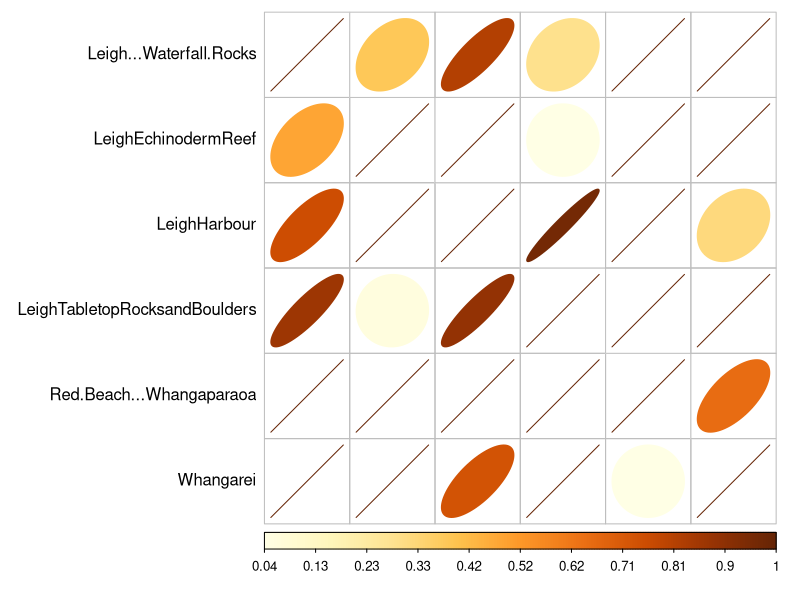
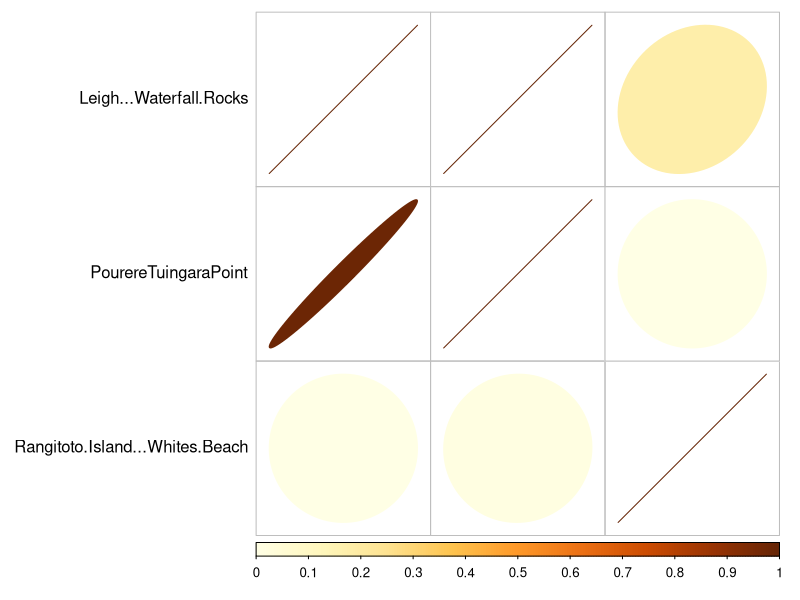

Write the R code that produced these figures, in order.
###############################################################################
###############################################################################
###############################################################################
rm(list = ls())
options(stringsAsFactors = FALSE)

library(sfsmisc)
library(corrplot)
############################

# All available 1968-69 and 2004 data
h_all_69 <-
  as.matrix(read.csv("../data/derived/NZ-1969_2004-tab_Htime_all_69.csv",
                     row.names = 1))
n_all_69 <-
  as.matrix(read.csv("../data/derived/NZ-1969_2004-tab_Fobs_all_69.csv",
                     row.names = 1))
N_all_69 <-
  as.matrix(read.csv("../data/derived/NZ-1969_2004-tab_Abund_all_69.csv",
                     row.names = 1))
h_all_04 <-
  as.matrix(read.csv("../data/derived/NZ-1969_2004-tab_Htime_all_04.csv",
                     row.names = 1))
n_all_04 <-
  as.matrix(read.csv("../data/derived/NZ-1969_2004-tab_Fobs_all_04.csv",
                     row.names = 1))
N_all_04 <-
  as.matrix(read.csv("../data/derived/NZ-1969_2004-tab_Abund_all_04.csv",
                     row.names = 1))

############################
# Remove non-feeding
n_all_69 <- n_all_69[!c(rownames(n_all_69)%in%'Not Feeding'),]
n_all_04 <- n_all_04[!c(rownames(n_all_04)%in%'Not Feeding'),]

# Remove surveys with less than nMin (feeding + non-feeding) observations 
nMin <- 20
n_all_69 <- n_all_69[, apply(n_all_69, 2, sum, na.rm=TRUE) >= nMin]
n_all_04 <- n_all_04[, apply(n_all_04, 2, sum, na.rm=TRUE) >= nMin]

# Remove relic species
n_all_69 <- n_all_69[apply(n_all_69, 1, sum, na.rm=TRUE) > 0 ,]
n_all_04 <- n_all_04[apply(n_all_04, 1, sum, na.rm=TRUE) > 0 ,]

# Convert counts to site-specific proportions
p_all_69 <- apply(n_all_69, 2, function(x) {x/sum(x, na.rm=TRUE)} )
p_all_04 <- apply(n_all_04, 2, function(x) {x/sum(x, na.rm=TRUE)} )

# Pairwise correlations
R2.69 <- cor(p_all_69, use = 'pairwise.complete.obs') ^ 2
R2.log69 <- cor(log10(p_all_69), use = 'pairwise.complete.obs') ^ 2
R2.04 <- cor(p_all_04, use = 'pairwise.complete.obs') ^ 2
R2.log04 <- cor(log10(p_all_04), use = 'pairwise.complete.obs') ^ 2

corrplot(R2.69, 
         method = 'ellipse',
         type = 'lower', 
         is.cor = FALSE, 
         tl.col = 'black',
         tl.pos = 'l',
         cl.lim = c(0,1))
corrplot(R2.log69, 
         add = TRUE,
         method = 'ellipse', 
         type = 'upper', 
         diag = FALSE, 
         tl.pos = 'n',
         is.cor = FALSE, 
         cl.pos = 'n',
         cl.lim = c(0,1))


corrplot(R2.04, 
         method = 'ellipse',
         type = 'lower', 
         is.cor = FALSE, 
         tl.col = 'black',
         tl.pos = 'l',
         cl.lim = c(0,1))
corrplot(R2.log04, 
         add = TRUE,
         method = 'ellipse', 
         type = 'upper', 
         diag = FALSE, 
         tl.pos = 'n',
         is.cor = FALSE, 
         cl.pos = 'n',
         cl.lim = c(0,1))

# High values come from there being only 2 or 3 prey species in common.
# Concl: There are just not enough observations per site to get good estimates
# of spatial correlations.
###############################################################################
###############################################################################
###############################################################################
